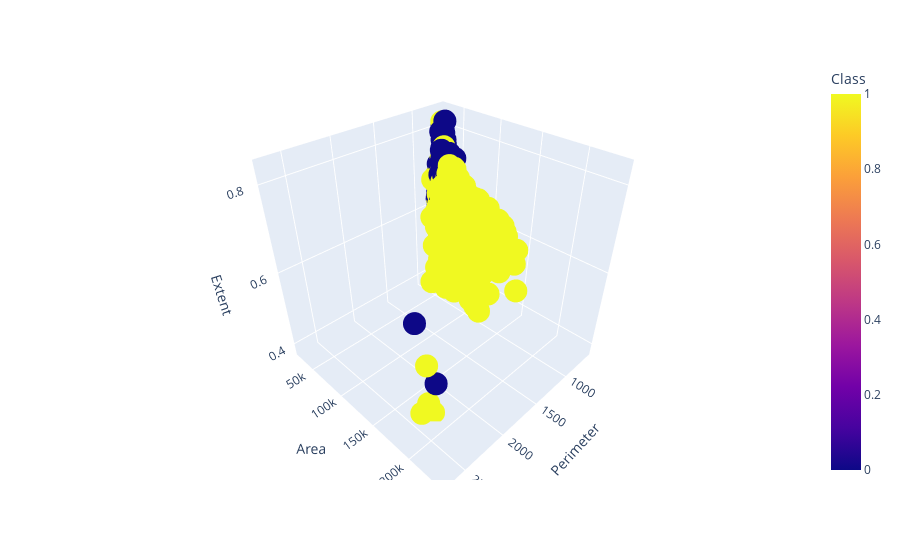

This figure's notebook cell:
### Markdown cell above
![image.png](attachment:image.png)

### Code cell
fig = px.scatter_3d(df, x='Perimeter', y='Area', z='Extent',
              color='Class')
fig.show()
# 3 boyutlu grafik
# Grafiği tutup çevirebiliriz
# İç içe giren noktalar olduğunu görüyoruz.
# Bu da faydalanabileceğimiz başka tür bir grafik.

### Figure 1 — Plotly figure (JSON) as saved in the notebook; plotly's stock layout.template omitted (floating-point values rounded to 4 significant figures; data arrays with more than 128 entries replaced by an {"elided": "..."} marker saying what was removed)
{"data": [{"hovertemplate": "Perimeter=%{x}<br>Area=%{y}<br>Extent=%{z}<br>Class=%{marker.color}<extra></extra>", "legendgroup": "", "marker": {"color": {"elided": "900 int values"}, "coloraxis": "coloraxis", "symbol": "circle"}, "mode": "markers", "name": "", "scene": "scene", "showlegend": false, "type": "scatter3d", "x": {"elided": "900 float values"}, "y": {"elided": "900 int values"}, "z": {"elided": "900 float values"}}], "layout": {"coloraxis": {"colorbar": {"title": {"text": "Class"}}, "colorscale": [[0, "#0d0887"], [0.1111, "#46039f"], [0.2222, "#7201a8"], [0.3333, "#9c179e"], [0.4444, "#bd3786"], [0.5556, "#d8576b"], [0.6667, "#ed7953"], [0.7778, "#fb9f3a"], [0.8889, "#fdca26"], [1, "#f0f921"]]}, "legend": {"tracegroupgap": 0}, "margin": {"t": 60}, "scene": {"domain": {"x": [0, 1], "y": [0, 1]}, "xaxis": {"title": {"text": "Perimeter"}}, "yaxis": {"title": {"text": "Area"}}, "zaxis": {"title": {"text": "Extent"}}}}}
